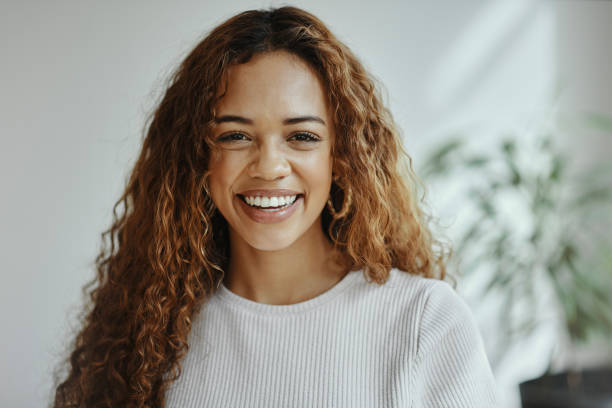
#> input picture professional.jpg, 612 x 408 px
$ jupyter execute dct-watermarking.ipynb
#> lines starting #> are read from the running program, lines starting #| are printed output that depends on the picture
# DCT-Based Image Watermarking
    This notebook demonstrates how to apply Discrete Cosine Transform (DCT) for image watermarking and analyzes image quality using various metrics.

## 1. Import Libraries and Load Image
This section:

- Imports necessary libraries for image processing, plotting, and quality metrics
- Loads the input image (`professional.jpg`)
- Converts the image to both RGB and grayscale formats
- Displays the original and grayscale images side by side

[cell 1]
import numpy as np
import pandas as pd
import cv2
import matplotlib.pyplot as plt
from PIL import Image
import hashlib
from skimage.metrics import peak_signal_noise_ratio as psnr
from skimage.metrics import structural_similarity as ssim

image_path = "professional.jpg"
original_img = cv2.imread(image_path)
#> original_img is the input picture: shape (408, 612, 3); mean B, G, R 140.1, 149, 153
original_img_rgb = cv2.cvtColor(original_img, cv2.COLOR_BGR2RGB)
gray_img = cv2.imread(image_path, cv2.IMREAD_GRAYSCALE)
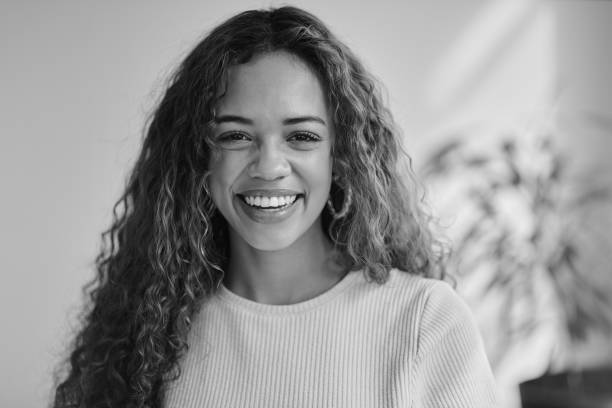
#> gray_img: shape (408, 612); min 0, max 248, mean 149.2
if gray_img is None:
    raise "Image not found or unreadable. Check the path."

plt.figure(figsize = (10,5))
plt.subplot(1, 2, 1)
plt.imshow(original_img_rgb, cmap='gray')
plt.title("Original Image")
plt.axis('off')
plt.subplot(1, 2, 2)
plt.imshow(gray_img, cmap='gray')
plt.title("Grayscale Image")
plt.axis('off')
plt.tight_layout()
plt.show()
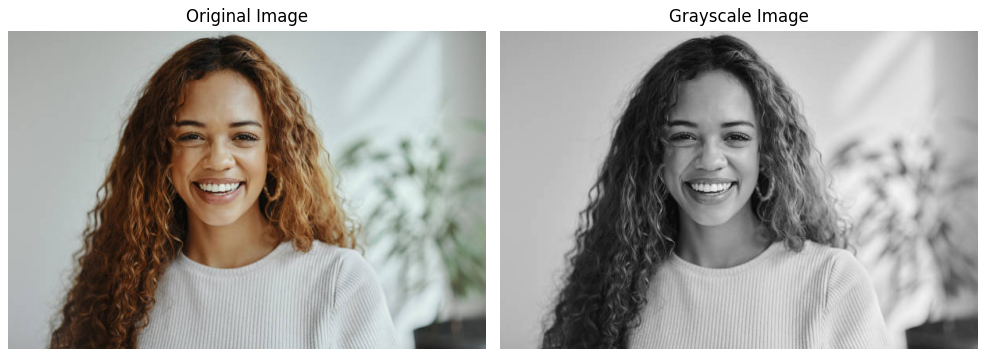
#> figure drawn by matplotlib, 2 panels

## 2. Manual 2D DCT and Watermark Embedding
In this section, we:

- Implement a custom 2D DCT function using matrix multiplication
- Convert a text watermark ("V7Shinobi") into binary
- Embed the binary watermark into DCT coefficients
- Apply inverse DCT to reconstruct the watermarked image
- Save and visualize the watermarked result
- Compute PSNR and SSIM between the original and watermarked images to evaluate imperceptibility

[cell 2]
def dct_2d(image):
    image = np.array(image, dtype=np.float32)
    M, N = image.shape
#> M = 408; N = 612

    def create_dct_matrix(n):
#> called with n = 408
        dct = np.zeros((n, n))
        for k in range(n):
            for i in range(n):
                if k == 0:
                    dct[k, i] = 1 / np.sqrt(n)
                else:
                    dct[k, i] = np.sqrt(2 / n) * np.cos((np.pi * (2 * i + 1) * k) / (2 * n))
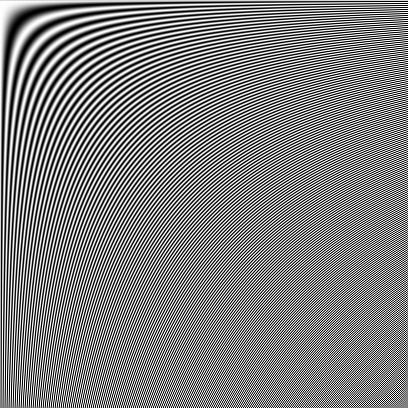
#> dct: shape (408, 408) float64; min -0.07, max 0.07, mean 0.000121; drawn with min black and max white
        return dct
    C_M = create_dct_matrix(M)
    C_N = create_dct_matrix(N)
#> call 2 of create_dct_matrix, with n = 612
#> after the loop in create_dct_matrix (call 2), `for k in range(n):`:
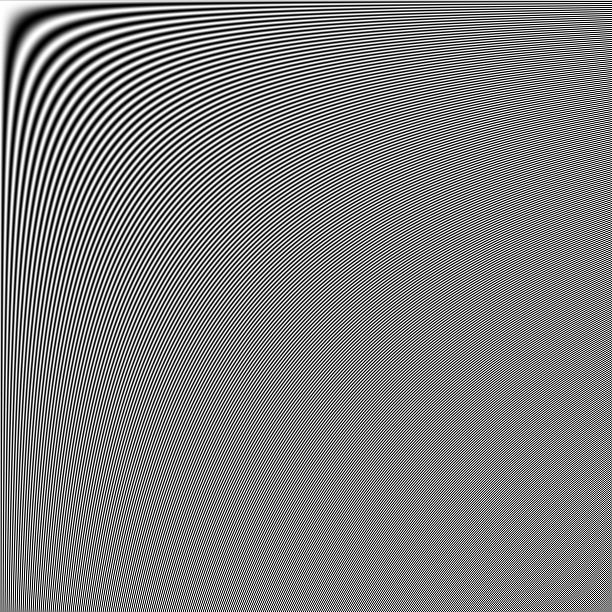
#> dct: shape (612, 612) float64; min -0.0572, max 0.0572, mean 6.61e-05; drawn with min black and max white
    dct_result = C_M @ image @ C_N.T
    return dct_result

dct_img2 = dct_2d(gray_img)

flat_dct_manual = dct_img2.flatten()
watermark_bin_manual = ''.join(format(ord(char), '08b') for char in "V7Shinobi")
for i,bit in enumerate(watermark_bin_manual):
    flat_dct_manual[i] = flat_dct_manual[i]+1 if bit == '1' else flat_dct_manual[i]-1
watermarked_dct_manual = flat_dct_manual.reshape(dct_img2.shape)
watermarked_img_manual = cv2.idct(watermarked_dct_manual)
watermarked_img_manual = np.clip(watermarked_img_manual, 0, 255).astype(np.uint8)
cv2.imwrite("watermarked_manual.jpg",watermarked_img_manual)
watermark_manual = cv2.imread("watermarked_manual.jpg")
#> watermark_manual: shape (408, 612, 3); min 0, max 248, mean 148.7

if original_img_rgb.shape != watermark_manual.shape:
    print("Images must have the same dimensions for PSNR/SSIM.")


plt.figure(figsize=(10, 5))
plt.subplot(1, 2, 1)
plt.imshow(np.log(np.abs(dct_img2) + 1), cmap='gray')
plt.title("Manual 2D DCT of Image")
plt.axis('off')

plt.subplot(1, 2, 2)
plt.imshow(watermark_manual, cmap='gray')
plt.title("Watermarked Image Manual")
plt.axis('off')

plt.tight_layout()
plt.show()
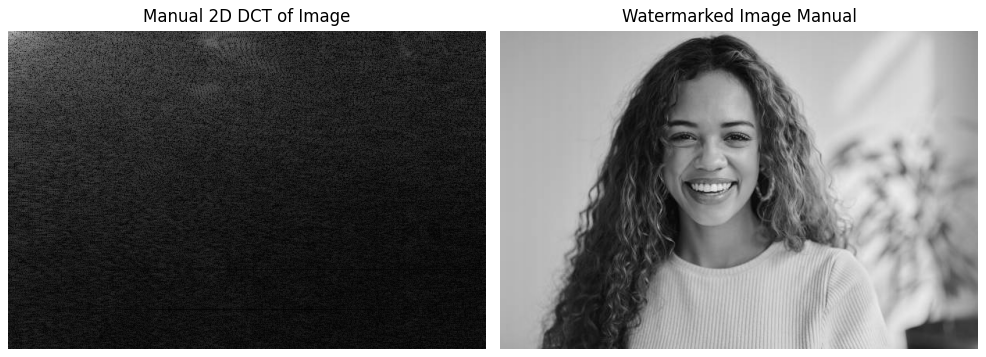
#> figure drawn by matplotlib, 2 panels

psnr_value_manual = psnr(original_img_rgb, watermark_manual)
#> psnr_value_manual = 25.33
ssim_value_manual = ssim(original_img_rgb, watermark_manual, channel_axis=-1)
#> ssim_value_manual = 0.962

metrics_manual = {
    "Metric": ["PSNR", "SSIM"],
    "Value": [psnr_value_manual, ssim_value_manual]
}
#> metrics_manual = {'Metric': ['PSNR', 'SSIM'], 'Value': [25.33, 0.962]}

df = pd.DataFrame(metrics_manual)
#> df = table of 2 rows and 2 columns
df
#> Out = table of 2 rows and 2 columns

## 3. Watermark Embedding using OpenCV DCT
This section:

- Applies OpenCV's built-in `cv2.dct()` function to compute the DCT of the grayscale image
- Converts the watermark string ("V7Shinobi") into a binary representation
- Embeds the binary watermark into the DCT coefficients by slightly altering them
- Applies inverse DCT to reconstruct the watermarked image
- Saves and displays the DCT and watermarked images
- Calculates and displays PSNR and SSIM values to assess image quality degradation

[cell 3]
dct_img = cv2.dct(np.float32(gray_img))

plt.figure(figsize=(10, 5))
plt.subplot(1, 2, 1)
dct_vis = np.log(np.abs(dct_img) + 1)
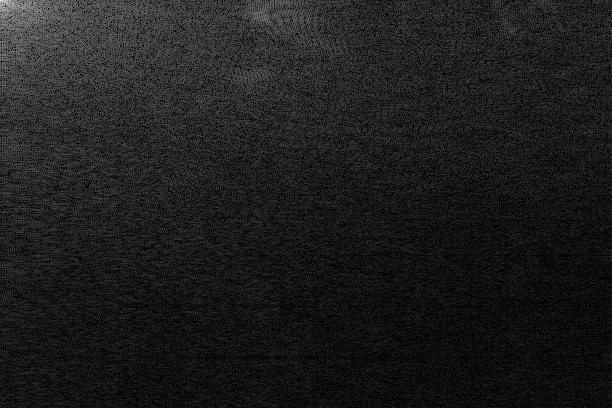
#> dct_vis: shape (408, 612) float32; min 1.38e-05, max 11.22, mean 1.32; drawn with min black and max white
plt.imshow(dct_vis, cmap='gray')
plt.title("DCT Image")
plt.axis('off')
flat_dct = dct_img.flatten()
watermark_bin = ''.join(format(ord(char), '08b') for char in "V7Shinobi")
for i,bit in enumerate(watermark_bin):
    flat_dct[i] = flat_dct[i]+1 if bit == '1' else flat_dct[i]-1
watermarked_dct = flat_dct.reshape(dct_img.shape)
watermarked_img = cv2.idct(watermarked_dct)
watermarked_img = np.clip(watermarked_img, 0, 255).astype(np.uint8)
cv2.imwrite("watermarked.jpg",watermarked_img)
watermark = cv2.imread("watermarked.jpg")
#> watermark: shape (408, 612, 3); min 0, max 248, mean 148.7

if original_img_rgb.shape != watermark.shape:
    print("Images must have the same dimensions for PSNR/SSIM.")


plt.subplot(1, 2, 2)
dct_vis = np.log(np.abs(dct_img) + 1)
plt.imshow(watermark, cmap='gray')
plt.title("Watermarked Image")
plt.axis('off')
plt.tight_layout()
plt.show()

psnr_value = psnr(original_img_rgb, watermark)
#> psnr_value = 25.33
ssim_value = ssim(original_img_rgb, watermark, channel_axis=-1)
#> ssim_value = 0.962

metrics = {
    "Metric": ["PSNR", "SSIM"],
    "Value": [psnr_value, ssim_value]
}
#> metrics has the same summary as metrics_manual

df = pd.DataFrame(metrics)
df
#> Out = table of 2 rows and 2 columns

## 4. Visual Comparison and Metric Evaluation
In this final section:

- We display the original grayscale image, the watermarked image using OpenCV DCT, and the one using the manual DCT
- Compute the Mean Squared Error (MSE) between the original and both watermarked images
- Combine PSNR, SSIM, and MSE values for both methods into a single summary table for comparison

[cell 4]
plt.figure(figsize=(10, 5))
plt.subplot(1, 3, 1)
plt.imshow(gray_img, cmap='gray')
plt.title("Original Grayscale Image")
plt.axis('off')

plt.subplot(1, 3, 2)
plt.imshow(watermark, cmap='gray')
plt.title("Watermark Built-in")
plt.axis('off')

plt.subplot(1, 3, 3)
plt.imshow(watermark_manual, cmap='gray')
plt.title("Watermark Manual")
plt.axis('off')

plt.tight_layout()
plt.show()

mse = np.mean((original_img_rgb - watermark) ** 2)
#> mse = 43.9

mse_manual = np.mean((original_img_rgb - watermark_manual) ** 2)
#> mse_manual = 43.9

Final = {
    "Metric": ["PSNR Built-in", "PSNR Manual", "SSIM Built-in", "SSIM Manual", "MSE Built-in", "MSE Manual"],
    "Value": [psnr_value, psnr_value_manual, ssim_value, ssim_value_manual, mse, mse_manual]
}
#> Final = {'Metric': ['PSNR Built-in', 'PSNR Manual', 'SSIM Built-in', 'SSIM Manual', 'MSE Built-in', 'MSE Manual'], 'Value': [25.33, 25.33, 0.962, 0.962, 43.9, 43.9]}

df = pd.DataFrame(Final)
#> df = table of 6 rows and 2 columns
df_transposed = df.set_index("Metric").T
#> df_transposed = table of 1 rows and 6 columns
df
#> Out = table of 6 rows and 2 columns

## 5. Visualize Pixel Differences
This section visualizes the absolute pixel-wise differences between:

- Original vs. Original (baseline zero-difference)
- Original vs. Built-in Watermarked Image
- Original vs. Manually Watermarked Image

These visualizations help assess how much the watermark alters the image content.

[cell 5]
import matplotlib.pyplot as plt
import numpy as np

difference_image_original = np.abs(original_img_rgb - original_img_rgb)
#> difference_image_original: shape (408, 612, 3); every value is 0
difference_image_manual = np.abs(original_img_rgb - watermark_manual)
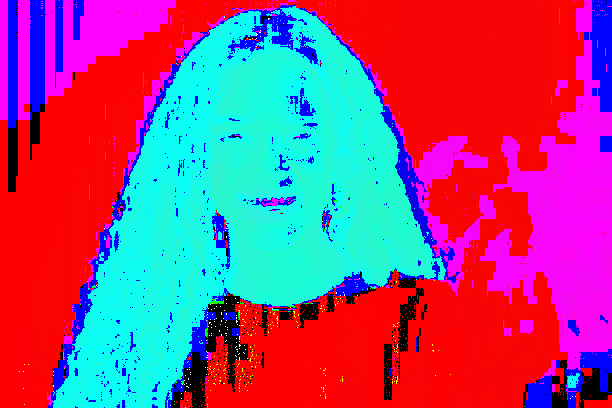
#> difference_image_manual: shape (408, 612, 3); mean R, G, B 154.2, 80.4, 127.3
difference_image_builtin = np.abs(original_img_rgb - watermark)

# Display the difference image
plt.figure(figsize=(10, 5))
plt.subplot(1, 3, 1)
plt.imshow(difference_image_original)
plt.title("Original - Original")
plt.axis('off')

plt.subplot(1, 3, 2)
plt.imshow(difference_image_builtin)
plt.title("Original - Built-in Image")
plt.axis('off')
# plt.show()

plt.subplot(1,3,3)
plt.imshow(difference_image_manual, cmap='gray')
plt.title("Original - Manual Image")
plt.axis('off')
plt.show()
